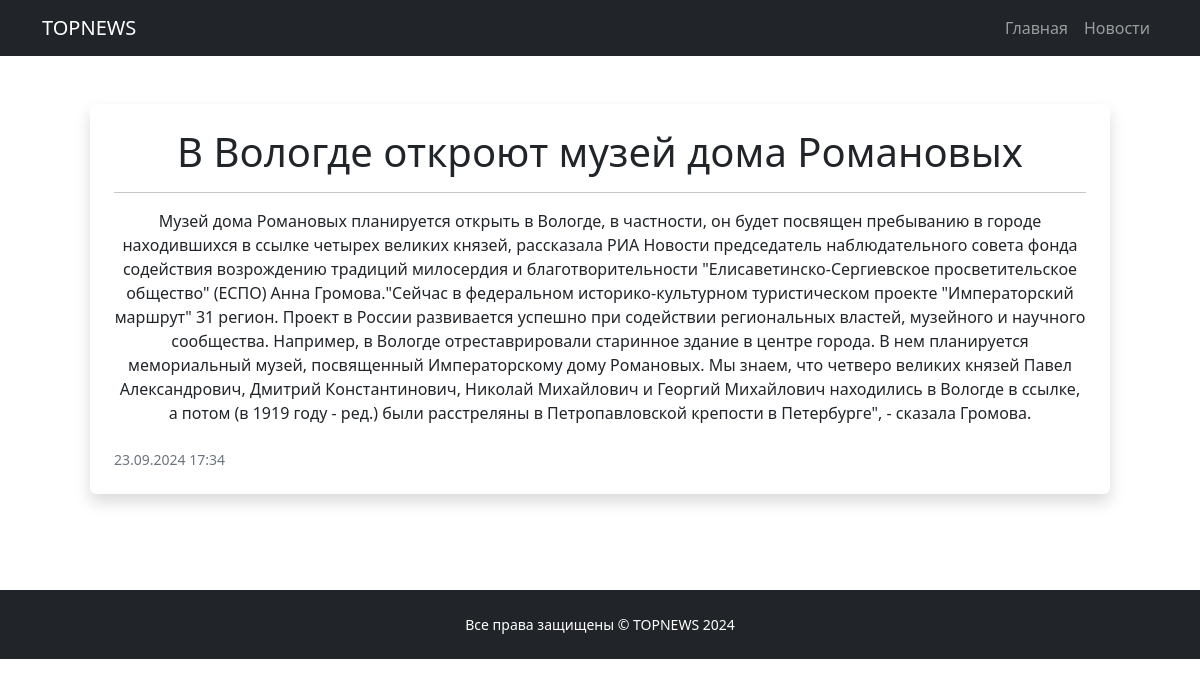
Screenshot of /news/1 with the database file from the repository.
### news_portal/models.py (models this page shows, shortened)
class Post(models.Model):
    author = models.ForeignKey(Author, on_delete = models.CASCADE)
    content_type = models.CharField(max_length = 1, choices = CONTENT_TYPES, default = article)
    creation_date = models.DateTimeField(auto_now_add = True)
    category = models.ManyToManyField(Category, through = 'PostCategory')
    title = models.CharField(max_length = 255)
    text = models.TextField()
    rating = models.FloatField(default = 0)

### news_portal/views.py (the view)
# urls.py: path('<int:pk>', PostDetail.as_view()),
class PostDetail(DetailView):
    model = Post
    template_name = 'post.html'
    context_object_name = 'post'

### news_portal/templatetags/custom_filters.py (called while the page is built)
@register.filter()
def censor(text):
    if isinstance(text, str):
        for word in bad_words:
            text = text.replace(word, word[0] + '*' * (len(word) - 1))
        return text
    else:
        raise TypeError("Фильтр censor() должен получить строку.")

### templates/post.html (shortened to what this page needs)
{% extends 'flatpages/default.html' %}
{% load custom_filters %}
{% block content %}
    <div class="container px-5 my-5">
        <div class="row gx-5">
            <div class="col-12 mb-5">
                <div class="card h-100 shadow border-0">
                    <div class="card-body p-4">
                        <a class="text-decoration-none link-dark stretched-link" href="/news/{{ post.id }}">
                            <h1 class="card-title mb-3">{{ post.title|censor }}</h1>
                            <hr>
                        </a>
                        <p class="card-text mb-0">{{ post.text|censor }}</p>
                    </div>
                    <div class="card-footer p-4 pt-0 bg-transparent border-top-0">
                        <div class="d-flex align-items-end justify-content-between">
                            <div class="d-flex align-items-center">
                                <div class="small">
                                    <div class="text-muted">{{ post.creation_date|date:"d.m.Y H:i" }}</div>
                                </div>
                            </div>
                        </div>
                    </div>
                </div>
            </div>
        </div>
    </div>
{% endblock content %}

### rows the page displays
Post: title|censor "В Вологде откроют музей дома Романовых", text|censor "Музей дома Романовых планируется открыть в Вологде, в частности, он будет посвящен пребыванию в городе находившихся в ссылке четырех великих князей, рассказала РИА Новости председатель наблюдательного совета фонда содействия возрождению традиций милосердия и благотворительности \"Елисаветинско-Сергиевское просветительское общество\" (ЕСПО) Анна Громова.\"Сейчас в федеральном историко-культурном туристическом проекте \"Императорский маршрут\" 31 регион. Проект в России развивается успешно при содействии региональных властей, музейного и научного сообщества. Например, в Вологде отреставрировали старинное здание в центре города. В нем планируется мемориальный музей, посвященный Императорскому дому…", creation_date "23.09.2024 17:34"
